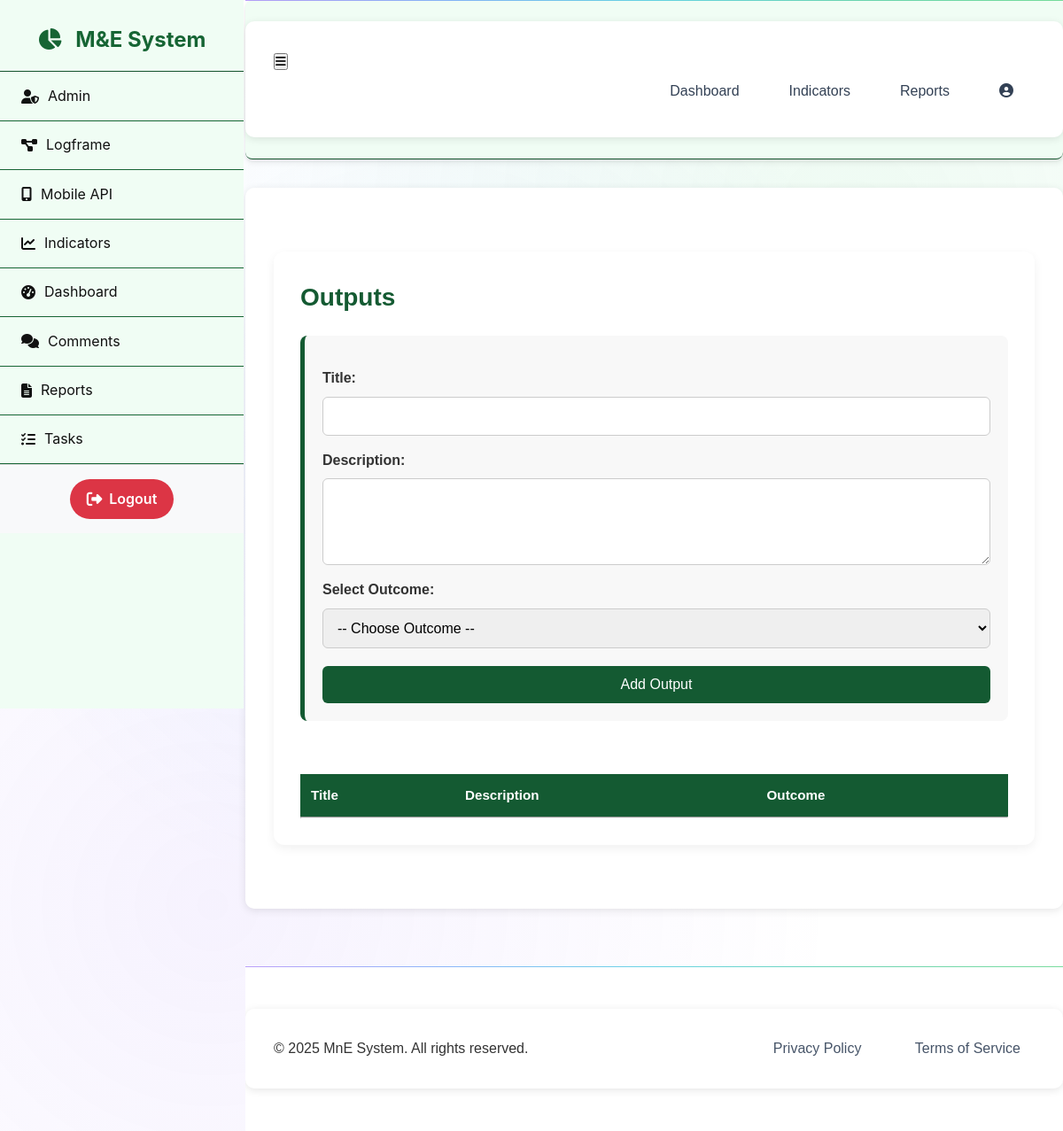
The page /api/v1/logframe/outputs/ on the database as committed earlier.
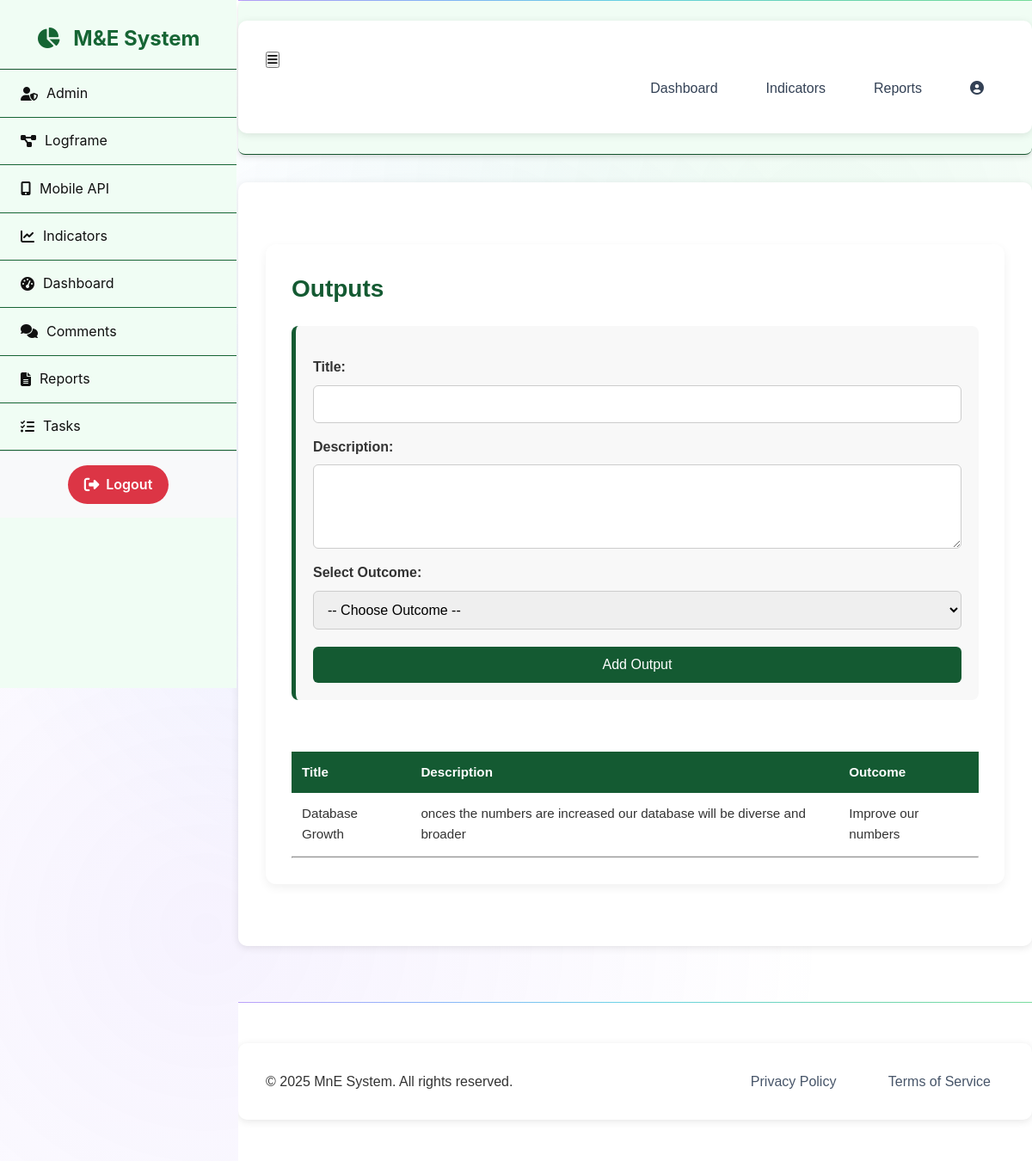
The same page on the database as committed later.
### logframe/models.py (models this page shows, shortened)
class Output(models.Model):
    outcome = models.ForeignKey(Outcome, related_name='outputs', on_delete=models.CASCADE)
    title = models.CharField(max_length=255)
    description = models.TextField(blank=True)

class Outcome(models.Model):
    goal = models.ForeignKey(Goal, related_name='outcomes', on_delete=models.CASCADE)
    title = models.CharField(max_length=255)
    description = models.TextField(blank=True)

### logframe/views.py (the view, shortened to what this page needs)
# urls.py: path('outputs/', views.outputs_view, name='outputs-ui'),
def outputs_view(request):
    outputs = Output.objects.select_related('outcome').all()
    outcomes = Outcome.objects.all()
    return render(request, 'logframe/outputs.html', {
        'outputs': outputs,
        'outcomes': outcomes
    })

### templates/logframe/outputs.html (shortened to what this page needs)
{% extends 'base.html' %}
{% load static %}
{% block content %}
<link rel="stylesheet" href="{% static 'css/outputs.css' %}">
<div class="output-container">
  <h2>Outputs</h2>
     <div class="output-form">
<form method="POST" id="output-form">
  <label for="title">Title:</label>
  <input type="text" name="title" required>
  <label for="description">Description:</label>
  <textarea name="description" rows="4" required></textarea>
  <label for="outcome">Select Outcome:</label>
  <select name="outcome" required>
    <option value="">-- Choose Outcome --</option>
  </select>
  <button type="submit">Add Output</button>
</form>
</div>
   <div class="output-table">
  <table>
    <thead>
      <tr>
        <th>Title</th>
        <th>Description</th>
        <th>Outcome</th>
      </tr>
    </thead>
    <tbody>
      {% for output in outputs %}
        <tr>
          <td>{{ output.title }}</td>
          <td>{{ output.description }}</td>
          <td>{{ output.outcome.title }}</td>
        </tr>
      {% endfor %}
    </tbody>
  </table>
</div>
  <hr>
</div>
{% endblock %}

Rows that differ between the two databases and show on the page:
added Output: title "Database Growth", description "onces the numbers are increased our database will be diverse and broader", outcome "Improve our numbers"
